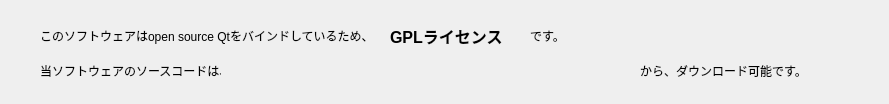
<?xml version="1.0" encoding="UTF-8"?>
<ui version="4.0">
 <class>DialogLW</class>
 <widget class="QDialog" name="DialogLW">
  <property name="geometry">
   <rect>
    <x>0</x>
    <y>0</y>
    <width>889</width>
    <height>104</height>
   </rect>
  </property>
  <property name="windowTitle">
   <string>Dialog</string>
  </property>
  <widget class="QLabel" name="label">
   <property name="geometry">
    <rect>
     <x>40</x>
     <y>20</y>
     <width>411</width>
     <height>31</height>
    </rect>
   </property>
   <property name="text">
    <string>このソフトウェアはopen source Qtをバインドしているため、</string>
   </property>
  </widget>
  <widget class="QLabel" name="label_2">
   <property name="geometry">
    <rect>
     <x>390</x>
     <y>20</y>
     <width>121</width>
     <height>31</height>
    </rect>
   </property>
   <property name="font">
    <font>
     <pointsize>12</pointsize>
     <weight>75</weight>
     <bold>true</bold>
    </font>
   </property>
   <property name="text">
    <string>GPLライセンス</string>
   </property>
  </widget>
  <widget class="QLabel" name="label_3">
   <property name="geometry">
    <rect>
     <x>530</x>
     <y>20</y>
     <width>61</width>
     <height>31</height>
    </rect>
   </property>
   <property name="text">
    <string>です。</string>
   </property>
  </widget>
  <widget class="QLabel" name="label_4">
   <property name="geometry">
    <rect>
     <x>40</x>
     <y>60</y>
     <width>181</width>
     <height>21</height>
    </rect>
   </property>
   <property name="text">
    <string>当ソフトウェアのソースコードは、</string>
   </property>
  </widget>
  <widget class="QLabel" name="labelLink">
   <property name="geometry">
    <rect>
     <x>240</x>
     <y>50</y>
     <width>371</width>
     <height>41</height>
    </rect>
   </property>
   <property name="font">
    <font>
     <italic>true</italic>
    </font>
   </property>
   <property name="text">
    <string>&lt;html&gt;&lt;head/&gt;&lt;body&gt;&lt;p&gt;&lt;br/&gt;&lt;/p&gt;&lt;/body&gt;&lt;/html&gt;</string>
   </property>
   <property name="textInteractionFlags">
    <set>Qt::LinksAccessibleByMouse|Qt::TextSelectableByMouse</set>
   </property>
  </widget>
  <widget class="QLabel" name="label_6">
   <property name="geometry">
    <rect>
     <x>640</x>
     <y>60</y>
     <width>181</width>
     <height>21</height>
    </rect>
   </property>
   <property name="text">
    <string>から、ダウンロード可能です。</string>
   </property>
  </widget>
 </widget>
 <resources/>
 <connections/>
</ui>
